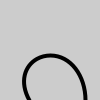
Frame 1 (no input)
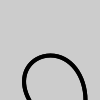
Frame 2 (the mouse pressed at the canvas centre, redrawn once)

The Processing sketch that drew these frames (run headless with seeded random() and noise(); the mouse was pressed at the canvas centre and the sketch redrawn once):

// Processing sketch: Exercise_22_1
// ── Exercise_22_1.pde
//Exercise 22.1 
//Write your own function to draw a parameterized arch.

float c = 25.0;
void setup() 
{ size(100, 100);
smooth(); 
noLoop();
}
void draw() 
{ arch(c);
}
void arch(float curvature) {
              float y =  100.0;
              strokeWeight(4);
              noFill();
              beginShape();
              vertex(29.0, y);
              bezierVertex(15.0, y-curvature, 30.0, 55.0, 50.0, 55.0);
              bezierVertex(70.0, 55.0, 85.0, y-curvature, 85.0, y);
              endShape();
}
